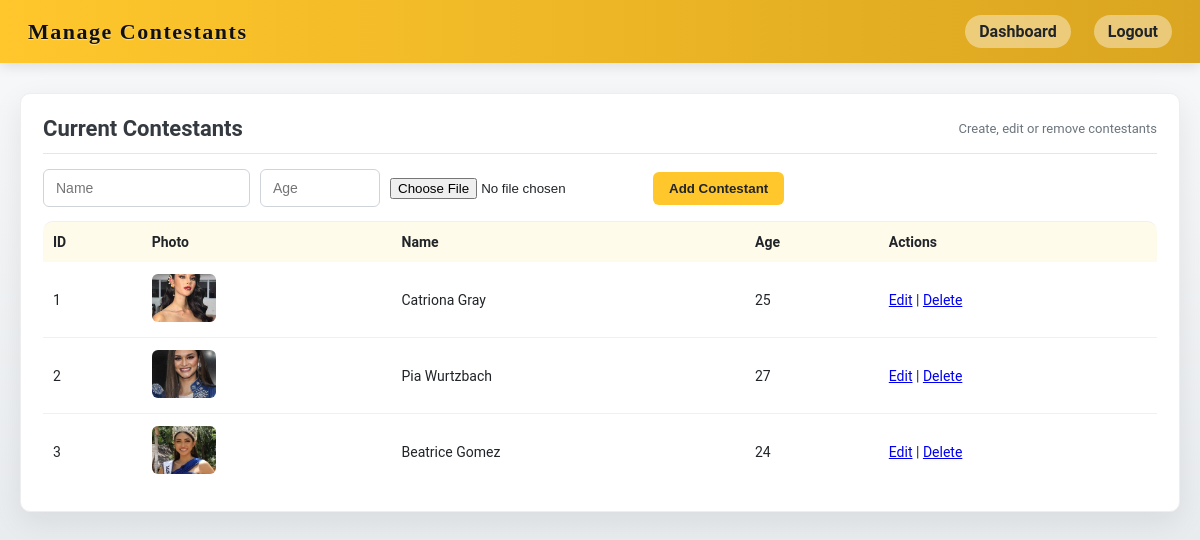
Page /admin/manage_contestants.php (signed in) on the committed database.
### tables this page shows
CREATE TABLE `contestants` (
    id INT AUTO_INCREMENT PRIMARY KEY,
    name VARCHAR(100) NOT NULL,
    age INT NOT NULL,
    number INT NOT NULL,
    photo VARCHAR(255),
    competition_id INT NOT NULL
);

### admin/manage_contestants.php (the view, shortened to what this page needs)
<?php
require_once __DIR__ . '/../database/db.php';
$active_competition_id = $_SESSION['active_competition_id'] ?? 1;
$stmt = $conn->prepare("SELECT id, name, age, photo FROM contestants WHERE competition_id = ? ORDER BY id ASC");
$stmt->bind_param("i", $active_competition_id);
$stmt->execute();
$res = $stmt->get_result();
?>
<!doctype html>
<html>
<head>
  <link rel="stylesheet" href="../style.css">
</head>
<body>
  <div class="topbar">
    <div class="brand">Manage Contestants</div>
    <div class="links">
      <a href="admin_dashboard.php">Dashboard</a>
      <a href="../logout.php">Logout</a>
    </div>
  </div>
  <div class="wrapper">
    <div class="card">
      <div class="header-row">
        <h2>Current Contestants</h2>
        <div class="small">Create, edit or remove contestants</div>
      </div>
      <form method="post" enctype="multipart/form-data" style="display:flex; gap:10px; align-items:center; flex-wrap:wrap;">
        <input class="input" type="text" name="name" placeholder="Name">
        <input class="input" type="number" name="age" placeholder="Age" style="max-width:120px;">
        <input type="file" name="photo" accept="image/*">
        <button class="btn" name="create" type="submit">Add Contestant</button>
      </form>
      <div style="margin-top:14px;">
        <table>
          <thead><tr><th>ID</th><th>Photo</th><th>Name</th><th>Age</th><th>Actions</th></tr></thead>
          <tbody>
            <?php while($c = $res->fetch_assoc()): ?>
              <tr>
                <td><?= $c['id'] ?></td>
                <td>
                  <?php if($c['photo'] && file_exists(__DIR__ . '/../assets/' . $c['photo'])): ?>
                    <img src="../assets/<?=htmlspecialchars($c['photo'])?>" style="width:64px;height:48px;object-fit:cover;border-radius:6px;">
                  <?php else: ?>-<?php endif; ?>
                </td>
                <td><?=htmlspecialchars($c['name'])?></td>
                <td><?=htmlspecialchars($c['age'])?></td>
                <td class="table-actions">
                  <a href="admin_edit_contestant.php?id=<?= $c['id'] ?>">Edit</a> |
                  <a href="manage_contestants.php?delete=<?= $c['id'] ?>" onclick="return confirm('Delete this contestant?')">Delete</a>
                </td>
              </tr>
            <?php endwhile; ?>
          </tbody>
        </table>
      </div>
    </div>
  </div>
</body>
</html>

### style.css (style rules this page uses)
:root { --gold: #FFC72C; --gold-dark: #b78c22; --bg: #F8F9FA; --muted: #6C757D; --card-shadow: 0 10px 30px rgba(0,0,0,0.08); --accent: #fff; --accent-2: #FFFBEB; --text: #212529; --radius: 10px; --maxw: 1200px; --serif: "Playfair Display", Georgia, "Times New Roman", serif; --sans: "Roboto", "Segoe UI", Arial, sans-serif; --transition-fast: 0.15s ease-out; }
* { box-sizing:border-box; }
body { margin:0; font-family:var(--sans); color:var(--text); background:linear-gradient(180deg, var(--bg) 0%, #E9ECEF 100%); -webkit-font-smoothing:antialiased; -moz-osx-font-smoothing:grayscale; }
.topbar { background:linear-gradient(90deg, var(--gold) 0%, #DAA520 100%); padding:15px 28px; display:flex; justify-content:space-between; align-items:center; box-shadow:0 4px 12px rgba(0,0,0,0.1); }
.brand { font-family:var(--serif); font-size:22px; font-weight:700; color:#111; letter-spacing:1.5px; text-shadow: 0 1px 1px rgba(255, 255, 255, 0.5); }
.topbar .links { display: flex; align-items: center; gap: 8px; }
.topbar .links a { color:var(--text); text-decoration:none; margin-left:15px; font-weight:600; background:rgba(255,255,255,0.4); padding:7px 14px; border-radius:20px; transition:all var(--transition-fast); }
.wrapper { max-width:var(--maxw); margin:30px auto; padding:0 20px; }
.card { background:var(--accent); border-radius:var(--radius); padding:22px; box-shadow:var(--card-shadow); overflow:visible; border: 1px solid #eee; }
.header-row { display:flex; justify-content:space-between; align-items:center; gap:12px; margin-bottom:15px; border-bottom:1px solid rgba(220,220,220,0.7); padding-bottom:12px; }
.header-row h2 { margin:0; font-family:var(--sans); color:#343A40; font-size:22px; font-weight:700; }
.small { font-size:13px; color:var(--muted); }
.table, table { width:100%; border-collapse:separate; border-spacing:0; }
table thead th { text-align:left; padding:12px 10px; background:var(--accent-2); color:var(--text); font-weight:600; font-size:14px; border-top: 1px solid #f0f0f0; }
table thead tr th:first-child { border-top-left-radius: var(--radius); }
table thead tr th:last-child { border-top-right-radius: var(--radius); }
tbody td { padding:12px 10px; border-bottom:1px solid #f0f0f0; font-size:14px; vertical-align:middle; transition: background-color var(--transition-fast); }
tbody tr:last-child td { border-bottom: none; }
.btn { background:var(--gold); color:var(--text); padding:9px 16px; border-radius:6px; border:none; font-weight:700; cursor:pointer; display:inline-block; text-decoration:none; transition:background-color var(--transition-fast), transform var(--transition-fast); }
.input, input[type=text], input[type=number], select { padding:10px 12px; border-radius:6px; border:1px solid #ced4da; font-size:14px; outline:none; transition:border-color var(--transition-fast), box-shadow var(--transition-fast); }

### rows in the picture
contestants: id "1", photo (picture), name "Catriona Gray", age "25"
contestants: id "2", photo (picture), name "Pia Wurtzbach", age "27"
contestants: id "3", photo (picture), name "Beatrice Gomez", age "24"
